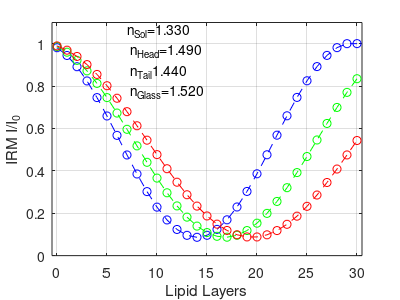
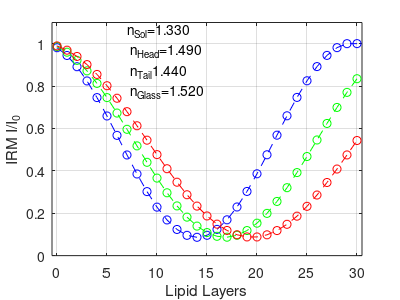
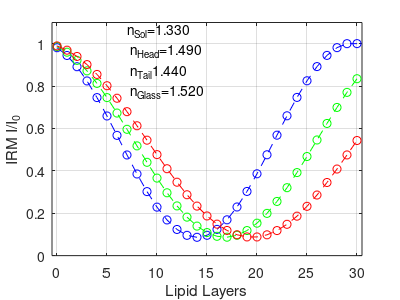

These figures' MATLAB source, in order:
%% IV: Head-Tail Simulation, Base Adlayer
clear; clc;

%IRM Light Wavelength
lambda1 = 450e-9;
lambda2 = 532e-9; 
lambda3 = 610e-9;

%Refractive Indices
n0 = 1.52; %Substrate refractive index
n1 = 1.49; %Phosphocholine lipid head group refractive index
n2 = 1.44; %Lipid tail group refractive index (octadecane used in model)
n3 = 1.33; %PBS top solution and water adlayer refractive index

%Distances and Wavelength
m = 0:30;
npoint=max(size(m));
d1 = 0.5e-9; %Phosphocholine head thickness
d2 = 4e-9; %Tail thickness
d3 = 1e-9; %Adlayer thickness

%Fresnel Reflectance Coefficients
r03 = (n0-n3)/(n0+n3); %Substrate to adlayer
r12 = (n1-n2)/(n1+n2); %Head to tail
r21 = -r12; %Tail to head
r13 = (n1-n3)/(n1+n3); %Head to top solution
r31 = -r13; %Adlayer to head

%Fresnel Transmittance Coefficients
t03 = 2*n0/(n0+n3);  %Substrate to adlayer
t12 = 2*n1/(n1+n2); %Head to tail
t21 = 2*n2/(n1+n2); %Tail to head
t13 = 2*n1/(n1+n3); %Head to top solution 
t31 = 2*n3/(n1+n3); %Adlayer to head

%Transfer Matrices between layers
M03 = [1,r03;r03,1]/t03; %Substrate to adlayer
M12 = [1,r12;r12,1]/t12; %Head to tail
M21 = [1,r21;r21,1]/t21; %Tail to head
M13 = [1,r13;r13,1]/t13; %Head to top solution 
M31 = [1,r31;r31,1]/t31; %Adlayer to head

%Transfer Matrices within layers
phi1_l1 = 2*pi*n1*d1/lambda1; %Head
phi2_l1 = 2*pi*n2*d2/lambda1; %Tail
phi3_l1 = 2*pi*n3*d3/lambda1; %Adlayer
M1_l1 = [exp(1i*phi1_l1),0;0,exp(-1*1i*phi1_l1)]; %Head
M2_l1 = [exp(1i*phi2_l1),0;0,exp(-1*1i*phi2_l1)]; %Tail
M3_l1 = [exp(1i*phi3_l1),0;0,exp(-1*1i*phi3_l1)]; %Adlayer

phi1_l2 = 2*pi*n1*d1/lambda2; %Head
phi2_l2 = 2*pi*n2*d2/lambda2; %Tail
phi3_l2 = 2*pi*n3*d3/lambda2; %Adlayer
M1_l2 = [exp(1i*phi1_l2),0;0,exp(-1*1i*phi1_l2)]; %Head
M2_l2 = [exp(1i*phi2_l2),0;0,exp(-1*1i*phi2_l2)]; %Tail
M3_l2 = [exp(1i*phi3_l2),0;0,exp(-1*1i*phi3_l2)]; %Adlayer

phi1_l3 = 2*pi*n1*d1/lambda3; %Head
phi2_l3 = 2*pi*n2*d2/lambda3; %Tail
phi3_l3 = 2*pi*n3*d3/lambda3; %Adlayer
M1_l3 = [exp(1i*phi1_l3),0;0,exp(-1*1i*phi1_l3)]; %Head
M2_l3 = [exp(1i*phi2_l3),0;0,exp(-1*1i*phi2_l3)]; %Tail
M3_l3 = [exp(1i*phi3_l3),0;0,exp(-1*1i*phi3_l3)]; %Adlayer

%Coefficients
r=zeros(npoint,1);
t=r;
R=r;
T=r;
C=R;

%Light Pathway: m03 - m3 - m31 - j(m1 - m12 - m2 - m21 - m1) - m13
for j=1:npoint
	M_l1 = M03*M3_l1*M31*[(M1_l1*M12*M2_l1*M21*M1_l1)^j]*M13;
	r_l1(j)=M_l1(2,1)/M_l1(1,1);
    t_l1(j)=1/M_l1(1,1);
	
	M_l2 = M03*M3_l2*M31*[(M1_l2*M12*M2_l2*M21*M1_l2)^j]*M13;
	r_l2(j)=M_l2(2,1)/M_l2(1,1);
    t_l2(j)=1/M_l2(1,1);
	
	M_l3 = M03*M3_l3*M31*[(M1_l3*M12*M2_l3*M21*M1_l3)^j]*M13;
	r_l3(j)=M_l3(2,1)/M_l3(1,1);
    t_l3(j)=1/M_l3(1,1);
end
for k=1:npoint
        R_l1(k)=norm(r_l1(k))^2;
        T_l1(k)=norm(t_l1(k))^2*n3/n0;
		
		R_l2(k)=norm(r_l2(k))^2;
        T_l2(k)=norm(t_l2(k))^2*n3/n0;
		
		R_l3(k)=norm(r_l3(k))^2;
        T_l3(k)=norm(t_l3(k))^2*n3/n0;
end

Rbg=(((n0-n3)./(n0+n3)).^2);
CIRM_l1=R_l1./Rbg;
CIRM_l2=R_l2./Rbg;
CIRM_l3=R_l3./Rbg;


%Creating the graph
figure(2);
plot(m,CIRM_l1,'b--o')
hold on 
plot(m,CIRM_l2,'g--o')
plot(m,CIRM_l3,'r--o')
hold off
xlabel('Lipid Layers')
ylabel('IRM I/I_0')
grid on;
ylim([0,1.1])
xlim([min(m)-0.5,max(m)+0.5])
textct=sprintf('n_S_o_l=%4.3f\n n_H_e_a_d=%4.3f\n n_T_a_i_l%4.3f\n n_G_l_a_s_s=%4.3f\n',n3,n1,n2,n0);
% text('Position',[20 1 0]);
% text(min(xlim())+0.6*(max(xlim())-min(xlim())),0.8*min(ylim())+0.2*(max(ylim())-min(ylim())),textct);
text(7,0.9,textct);

set(gcf,'PaperUnits','inches','PaperPosition',[0 0 4 3])
opfnhead=sprintf('nSol=%4.2f,nHead=%4.2f,nTail=%4.2f, wavelength=%4.1fnm, HeadTailBaseAdlayer',n3,n1,n2,lambda1*1e9);
print([opfnhead,'.png'],'-dpng');
dlmwrite([opfnhead,'.dat'],[m,CIRM_l1],'\t');
I_glass=4000;
Mimg=I_glass*ones(1024,1024);
Mimg(212:812,212:812)=I_glass*CIRM_l1(2);
Mimg(412:612,412:612)=I_glass*CIRM_l1(3);
imwrite(uint16(Mimg),[opfnhead,'.tif']);

opfnhead=sprintf('nSol=%4.2f,nHead=%4.2f,nTail=%4.2f, wavelength=%4.1fnm, HeadTailBaseAdlayer',n3,n1,n2,lambda2*1e9);
print([opfnhead,'.png'],'-dpng');
dlmwrite([opfnhead,'.dat'],[m,CIRM_l2],'\t');
I_glass=4000;
Mimg=I_glass*ones(1024,1024);
Mimg(212:812,212:812)=I_glass*CIRM_l2(2);
Mimg(412:612,412:612)=I_glass*CIRM_l2(3);
imwrite(uint16(Mimg),[opfnhead,'.tif']);

opfnhead=sprintf('nSol=%4.2f,nHead=%4.2f,nTail=%4.2f, wavelength=%4.1fnm, HeadTailBaseAdlayer',n3,n1,n2,lambda3*1e9);
print([opfnhead,'.png'],'-dpng');
dlmwrite([opfnhead,'.dat'],[m,CIRM_l3],'\t');
I_glass=4000;
Mimg=I_glass*ones(1024,1024);
Mimg(212:812,212:812)=I_glass*CIRM_l3(2);
Mimg(412:612,412:612)=I_glass*CIRM_l3(3);
imwrite(uint16(Mimg),[opfnhead,'.tif']);